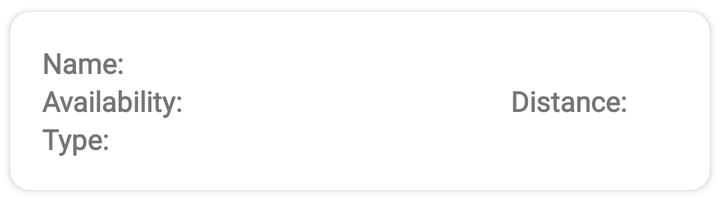
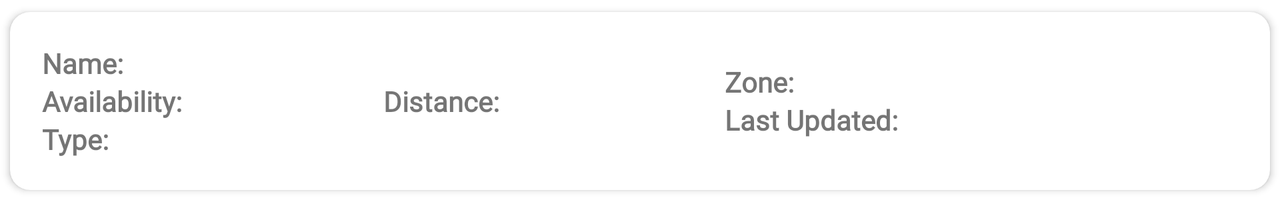

An Android layout and its configuration variant, each rendered on a device that would load it. The default file and the variant file are quoted in full after the pictures.
<!-- AndroidManifest.xml: application theme AppTheme -->
<!-- res/layout/park_element.xml -->
<?xml version="1.0" encoding="utf-8"?>
<LinearLayout xmlns:android="http://schemas.android.com/apk/res/android"
    xmlns:app="http://schemas.android.com/apk/res-auto"
    android:layout_width="match_parent"
    android:layout_height="wrap_content"
    android:orientation="vertical">

    <androidx.cardview.widget.CardView
        android:layout_width="match_parent"
        android:layout_height="match_parent"
        android:elevation="10dp"
        app:cardCornerRadius="10dp"
        app:cardUseCompatPadding="true">

        <LinearLayout
            android:layout_width="match_parent"
            android:layout_height="match_parent"
            android:orientation="horizontal"
            android:padding="16dp"
            android:weightSum="6">

            <LinearLayout
                android:layout_width="0dp"
                android:layout_height="match_parent"
                android:layout_weight="4"
                android:orientation="vertical"
                android:weightSum="3">

                <LinearLayout
                    android:layout_width="match_parent"
                    android:layout_height="0dp"
                    android:layout_weight="1"
                    android:orientation="horizontal">

                    <TextView
                        android:layout_width="wrap_content"
                        android:layout_height="wrap_content"
                        android:gravity="left"
                        android:labelFor="@+id/text_name"
                        android:text="@string/name_label"
                        android:textStyle="bold" />

                    <TextView
                        android:id="@+id/text_name"
                        android:layout_width="match_parent"
                        android:layout_height="match_parent"
                        android:gravity="left" />

                </LinearLayout>

                <LinearLayout
                    android:layout_width="match_parent"
                    android:layout_height="0dp"
                    android:layout_weight="1"
                    android:orientation="horizontal">

                    <TextView
                        android:layout_width="wrap_content"
                        android:layout_height="wrap_content"
                        android:gravity="left"
                        android:labelFor="@+id/text_availability"
                        android:text="@string/availability_label"
                        android:textStyle="bold" />

                    <TextView
                        android:id="@+id/text_availability"
                        android:layout_width="match_parent"
                        android:layout_height="match_parent"
                        android:gravity="left" />

                </LinearLayout>

                <LinearLayout
                    android:layout_width="match_parent"
                    android:layout_height="0dp"
                    android:layout_weight="1"
                    android:orientation="horizontal">

                    <TextView
                        android:layout_width="wrap_content"
                        android:layout_height="wrap_content"
                        android:gravity="left"
                        android:labelFor="@+id/text_type"
                        android:text="@string/type_label"
                        android:textStyle="bold" />

                    <TextView
                        android:id="@+id/text_type"
                        android:layout_width="match_parent"
                        android:layout_height="match_parent"
                        android:gravity="left" />

                </LinearLayout>

            </LinearLayout>

            <LinearLayout
                android:layout_width="0dp"
                android:layout_height="match_parent"
                android:layout_weight="2"
                android:orientation="vertical">

                <LinearLayout
                    android:layout_width="match_parent"
                    android:layout_height="0dp"
                    android:layout_weight="1"
                    android:gravity="center"
                    android:orientation="horizontal">

                    <TextView
                        android:layout_width="wrap_content"
                        android:layout_height="wrap_content"
                        android:labelFor="@+id/text_distance"
                        android:text="@string/distance_label"
                        android:textStyle="bold" />

                    <TextView
                        android:id="@+id/text_distance"
                        android:layout_width="wrap_content"
                        android:layout_height="wrap_content"
                        android:gravity="right" />

                </LinearLayout>
            </LinearLayout>

        </LinearLayout>

    </androidx.cardview.widget.CardView>

</LinearLayout>
<!-- resources referenced by this layout -->
<resources>
  <string name="availability_label">"Availability: "</string>
  <string name="distance_label">"Distance: "</string>
  <string name="name_label">"Name: "</string>
  <string name="type_label">"Type: "</string>
  <style name="AppTheme" parent="Theme.MaterialComponents.DayNight.NoActionBar">
          <item name="colorPrimary">@color/emelDarkBlue</item>
          <item name="colorPrimaryDark">@color/emelLightBlue</item>
          <item name="colorAccent">@color/emelGreen</item>
          <item name="materialButtonStyle">@style/Widget.App.Button</item>
          <item name="fontFamily">@font/roboto</item>
      </style>
  <color name="emelDarkBlue">#30567F</color>
  <color name="emelLightBlue">#91CCE3</color>
  <color name="emelGreen">#9EC54E</color>
  <style name="Widget.App.Button" parent="Widget.MaterialComponents.Button">
          <item name="android:textColor">@color/white</item>
          <item name="materialThemeOverlay">@style/ThemeOverlay.App.Button</item>
      </style>
  <color name="white">#FFFFFF</color>
  <style name="ThemeOverlay.App.Button" parent="">
          <item name="colorPrimary">@color/emelGreen</item>
      </style>
</resources>
<!-- res/layout-land/park_element.xml (the repository's variant of the layout above) -->
<!-- drawn on the phone turned sideways -->
<?xml version="1.0" encoding="utf-8"?>
<LinearLayout xmlns:android="http://schemas.android.com/apk/res/android"
    xmlns:app="http://schemas.android.com/apk/res-auto"
    android:layout_width="match_parent"
    android:layout_height="wrap_content"
    android:orientation="vertical">

    <androidx.cardview.widget.CardView
        android:layout_width="match_parent"
        android:layout_height="match_parent"
        android:elevation="10dp"
        app:cardCornerRadius="10dp"
        app:cardUseCompatPadding="true">

        <LinearLayout
            android:layout_width="match_parent"
            android:layout_height="match_parent"
            android:orientation="horizontal"
            android:padding="16dp"
            android:weightSum="7">

            <LinearLayout
                android:layout_width="0dp"
                android:layout_height="match_parent"
                android:layout_weight="2"
                android:orientation="vertical"
                android:weightSum="3">

                <LinearLayout
                    android:layout_width="match_parent"
                    android:layout_height="0dp"
                    android:layout_weight="1"
                    android:orientation="horizontal">

                    <TextView
                        android:layout_width="wrap_content"
                        android:layout_height="wrap_content"
                        android:gravity="left"
                        android:labelFor="@+id/text_name"
                        android:text="@string/name_label"
                        android:textStyle="bold" />

                    <TextView
                        android:id="@+id/text_name"
                        android:layout_width="match_parent"
                        android:layout_height="match_parent"
                        android:gravity="left" />

                </LinearLayout>

                <LinearLayout
                    android:layout_width="match_parent"
                    android:layout_height="0dp"
                    android:layout_weight="1"
                    android:orientation="horizontal">

                    <TextView
                        android:layout_width="wrap_content"
                        android:layout_height="wrap_content"
                        android:gravity="left"
                        android:labelFor="@+id/text_availability"
                        android:text="@string/availability_label"
                        android:textStyle="bold" />

                    <TextView
                        android:id="@+id/text_availability"
                        android:layout_width="match_parent"
                        android:layout_height="match_parent"
                        android:gravity="left" />

                </LinearLayout>

                <LinearLayout
                    android:layout_width="match_parent"
                    android:layout_height="0dp"
                    android:layout_weight="1"
                    android:orientation="horizontal">

                    <TextView
                        android:layout_width="wrap_content"
                        android:layout_height="wrap_content"
                        android:gravity="left"
                        android:labelFor="@+id/text_type"
                        android:text="@string/type_label"
                        android:textStyle="bold" />

                    <TextView
                        android:id="@+id/text_type"
                        android:layout_width="match_parent"
                        android:layout_height="match_parent"
                        android:gravity="left" />

                </LinearLayout>

            </LinearLayout>

            <LinearLayout
                android:layout_width="0dp"
                android:layout_height="match_parent"
                android:layout_weight="2"
                android:orientation="vertical">

                <LinearLayout
                    android:layout_width="match_parent"
                    android:layout_height="0dp"
                    android:layout_weight="1"
                    android:gravity="center_vertical"
                    android:orientation="horizontal">

                    <TextView
                        android:layout_width="wrap_content"
                        android:layout_height="wrap_content"
                        android:labelFor="@+id/text_distance"
                        android:text="@string/distance_label"
                        android:textStyle="bold" />

                    <TextView
                        android:id="@+id/text_distance"
                        android:layout_width="wrap_content"
                        android:layout_height="wrap_content"
                        android:gravity="right" />

                </LinearLayout>
            </LinearLayout>
            <LinearLayout
                android:layout_width="0dp"
                android:layout_height="match_parent"
                android:layout_weight="3"
                android:weightSum="3"
                android:gravity="center_vertical"
                android:orientation="vertical">

                <LinearLayout
                    android:id="@+id/linear_layout_zone"
                    android:layout_width="match_parent"
                    android:layout_height="0dp"
                    android:layout_weight="1"
                    android:visibility="visible"
                    android:orientation="horizontal">

                    <TextView
                        android:layout_width="wrap_content"
                        android:layout_height="wrap_content"
                        android:labelFor="@+id/text_zone"
                        android:text="@string/zone_label"
                        android:textStyle="bold" />

                    <TextView
                        android:id="@+id/text_zone"
                        android:layout_width="wrap_content"
                        android:layout_height="wrap_content"
                        android:gravity="right" />

                </LinearLayout>


                <LinearLayout
                    android:layout_width="match_parent"
                    android:layout_height="0dp"
                    android:layout_weight="1"
                    android:orientation="horizontal">

                    <TextView
                        android:layout_width="wrap_content"
                        android:layout_height="wrap_content"
                        android:labelFor="@+id/text_last_update"
                        android:text="@string/last_updated_label"
                        android:textStyle="bold" />

                    <TextView
                        android:id="@+id/text_last_update"
                        android:layout_width="wrap_content"
                        android:layout_height="wrap_content"
                        android:gravity="right" />

                </LinearLayout>

            </LinearLayout>

        </LinearLayout>

    </androidx.cardview.widget.CardView>

</LinearLayout>
<!-- resources referenced by the variant -->
<!-- as the phone turned sideways resolves them -->
<resources>
  <string name="availability_label">"Availability: "</string>
  <string name="distance_label">"Distance: "</string>
  <string name="last_updated_label">"Last Updated: "</string>
  <string name="name_label">"Name: "</string>
  <string name="type_label">"Type: "</string>
  <string name="zone_label">"Zone: "</string>
  <style name="AppTheme" parent="Theme.MaterialComponents.DayNight.NoActionBar">
          <item name="colorPrimary">@color/emelDarkBlue</item>
          <item name="colorPrimaryDark">@color/emelLightBlue</item>
          <item name="colorAccent">@color/emelGreen</item>
          <item name="materialButtonStyle">@style/Widget.App.Button</item>
          <item name="fontFamily">@font/roboto</item>
      </style>
  <color name="emelDarkBlue">#30567F</color>
  <color name="emelLightBlue">#91CCE3</color>
  <color name="emelGreen">#9EC54E</color>
  <style name="Widget.App.Button" parent="Widget.MaterialComponents.Button">
          <item name="android:textColor">@color/white</item>
          <item name="materialThemeOverlay">@style/ThemeOverlay.App.Button</item>
      </style>
  <color name="white">#FFFFFF</color>
  <style name="ThemeOverlay.App.Button" parent="">
          <item name="colorPrimary">@color/emelGreen</item>
      </style>
</resources>
